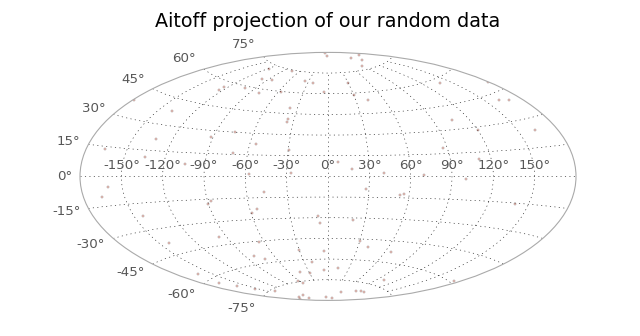

Python code for this plot:
# This is an example how to make a plot in the Aitoff projection using data
# in a SkyCoord object. Here a randomly generated data set will be used. The
# final script can be found below.

# First we need to import the required packages. We use
# `matplotlib <http://www.matplotlib.org/>`_ here for
# plotting and `numpy <http://www.numpy.org/>`_  to get the value of pi and to
# generate our random data.
from astropy import units as u
from astropy.coordinates import SkyCoord
import matplotlib.pyplot as plt
import numpy as np

# We now generate random data for visualisation. For RA this is done in the range
# of 0 and 360 degrees (``ra_random``), for DEC between -90 and +90 degrees
# (``dec_random``). Finally, we multiply these values by degrees to get an
# `~astropy.units.Quantity` with units of degrees.
ra_random = np.random.rand(100)*360.0 * u.degree
dec_random = (np.random.rand(100)*180.0-90.0) * u.degree

# As next step, those coordinates are transformed into an astropy.coordinates
# astropy.coordinates.SkyCoord object.
c = SkyCoord(ra=ra_random, dec=dec_random, frame='icrs')

# Because matplotlib needs the coordinates in radians and between :math:`-\pi`
# and :math:`\pi`, not 0 and :math:`2\pi`, we have to convert them.
# For this purpose the `astropy.coordinates.Angle` object provides a special method,
# which we use here to wrap at 180:
ra_rad = c.ra.wrap_at(180 * u.deg).radian
dec_rad = c.dec.radian

# As last step we set up the plotting environment with matplotlib using the
# Aitoff projection with a specific title, a grid, filled circles as markers with
# a markersize of 2 and an alpha value of 0.3.
plt.figure(figsize=(8,4.2))
plt.subplot(111, projection="aitoff")
plt.title("Aitoff projection of our random data", y=1.08)
plt.grid(True)
plt.plot(ra_rad, dec_rad, 'o', markersize=2, alpha=0.3)
plt.subplots_adjust(top=0.95, bottom=0.0)
plt.show()
